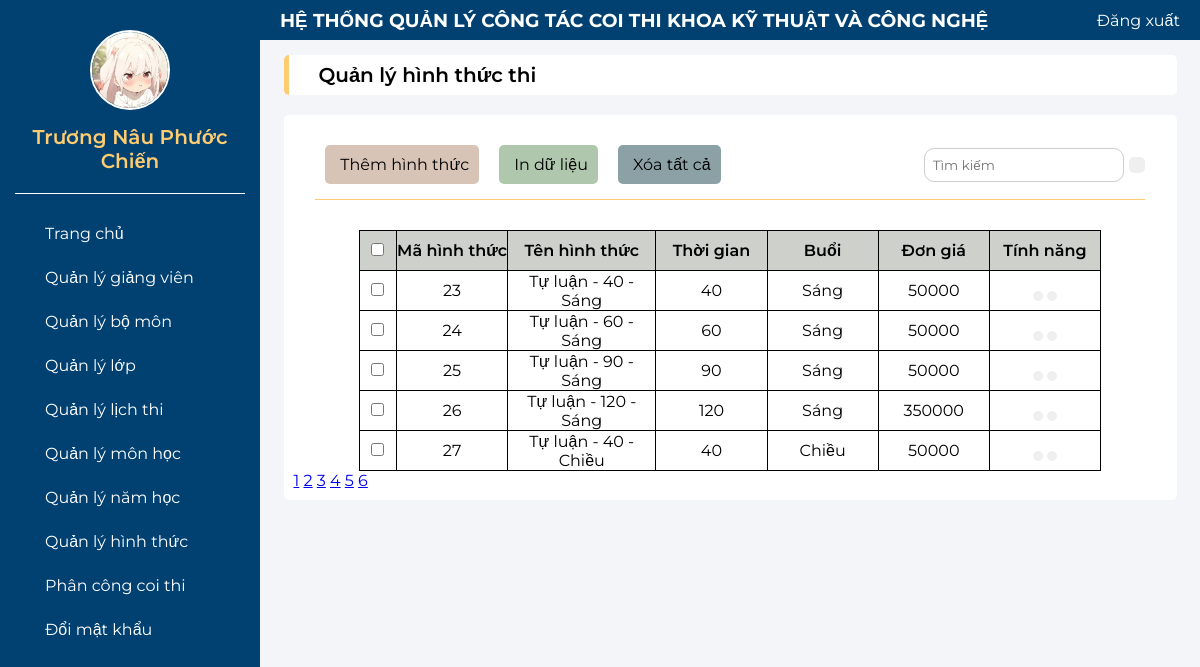
Screenshot of /test.php (signed in) with the database file from the repository.
### tables this page shows
CREATE TABLE `hinhthuc` (
  `mahinhthuc` int(11) NOT NULL,
  `tenhinhthuc` varchar(100) NOT NULL,
  `hinhthucthi` varchar(20) NOT NULL,
  `thoigian` int(11) NOT NULL,
  `buoi` varchar(20) NOT NULL,
  `dongia` int(11) NOT NULL
);

### test.php (the view, shortened to what this page needs)
<?php
include("header_admin.php");
?>
<div>
    <div class="top-center">
        <p>Quản lý hình thức thi</p>
    </div>
    <div class="table-center">
        <div class="btn-center">
            <div class="btn-center-bt">
                <a href="#" class="button button-them">
                    <p>Thêm hình thức</p>
                </a>
                <a href="#" class="button button-in">
                    <p>In dữ liệu</p>
                </a>
                <a href="#" class="button button-xtt">
                    <p>Xóa tất cả</p>
                </a>
            </div>
            <div class="btn-center-search">
                <input type="text" name="tendn" placeholder="Tìm kiếm" required>
                <button type="submit"><ion-icon name="search-outline"></ion-icon></button>
            </div>
        </div>
        <div class="table">
            <table width="85%" class="table-content">
                <tr style="background-color:#CDD0CB; font-weight:600;">
                    <td width="5%" height="40px"><input type="checkbox"></td>
                    <td width="15%">Mã hình thức</td>
                    <td width="20%">Tên hình thức</td>
                    <td width="15%">Thời gian</td>
                    <td width="15%">Buổi</td>
                    <td width="15%">Đơn giá</td>
                    <td width="15%">Tính năng</td>
                </tr>
                <?php
                include("ketnoi.php");
                $results_per_page = 5;
                $page = isset($_GET['page']) ? $_GET['page'] : 1;
                $start_from = ($page - 1) * $results_per_page;
                $sql = "SELECT * FROM hinhthuc LIMIT $start_from, $results_per_page";
                $kq = mysqli_query($conn, $sql) or die("Không thể xuất thông tin người dùng " . mysqli_error());
                while ($row = mysqli_fetch_array($kq)) {
                    echo "<tr>";
                    echo "<td height='40px'><input type='checkbox'></td>";
                    echo "<td>" . $row["mahinhthuc"] . "</td>";
                    $usern = $row["mahinhthuc"];
                    echo "<td>" . $row["tenhinhthuc"] . "</td>";
                    echo "<td>" . $row["thoigian"] . "</td>";
                    echo "<td>" . $row["buoi"] . "</td>";
                    echo "<td>" . $row["dongia"] . "</td>";
                    echo "<td class='table-icon'>
                    <a href='sua.php?user=$usern'><button><ion-icon name='create-outline'></ion-icon></button></a>
                    <a href='xoa.php?user=$usern'><button><ion-icon name='trash-outline'></button></ion-icon></a>
                    </td>";
                    echo "</tr>";
                }
                ?>
            </table>
        </div>
        <?php
        $sql = "SELECT COUNT(*) AS total FROM hinhthuc";
        $result = mysqli_query($conn, $sql);
        $row = mysqli_fetch_assoc($result);
        $total_pages = ceil($row["total"] / $results_per_page);
        echo "<div class='sotrang'>";
        for ($i = 1; $i <= $total_pages; $i++) {
            echo "<a href='test.php?page=$i'>$i</a> ";
        }
        echo "</div>";
        ?>
    </div>
</div>

### header_admin.php (shortened to what this page needs)
<!DOCTYPE html>
<html lang="en">
<head>
    <link rel="stylesheet" href="css_admin.css">
</head>
<body>
    <?php
    include("ketnoi.php");
    $userlogin = $_SESSION["admin"];
    $sql2 = "select * from admin where email='" . $userlogin . "'";
    $kq2 = mysqli_query($conn, $sql2) or die("Không thể xuất thông tin người dùng " . mysqli_error());
    $admin_login =  mysqli_fetch_array($kq2);
    ?>
    <div class="container">
        <div class="b-left">
            <div class="b-ava">
                <img src="<?php echo $admin_login["hinhdaidien"]; ?>" alt="Profile Picture">
                <label><?php echo $admin_login["hoten"]; ?></label>
            </div>
            <div class="s-left">
                <a href="admin.php" class="s-left-item">
                    <p>Trang chủ</p>
                </a>
                <a href="QLGV.php" class="s-left-item">
                    <p>Quản lý giảng viên</p>
                </a>
                <a href="QLBM.php" class="s-left-item">
                    <p>Quản lý bộ môn</p>
                </a>
                <a href="QLL.php" class="s-left-item">
                    <p>Quản lý lớp</p>
                </a>
                <a href="QLLT.php" class="s-left-item">
                    <p>Quản lý lịch thi</p>
                </a>
                <a href="QLMH.php" class="s-left-item">
                    <p>Quản lý môn học</p>
                </a>
                <a href="QLNH.php" class="s-left-item">
                    <p>Quản lý năm học</p>
                </a>
                <a href="QLHT.php" class="s-left-item">
                    <p>Quản lý hình thức</p>
                </a>
                <a href="QLPCCT.php" class="s-left-item">
                    <p>Phân công coi thi</p>
                </a>
                <a href="#" class="s-left-item">
                    <p>Đổi mật khẩu</p>
                </a>
            </div>
        </div>
        <div class="b-right">
            <div class="s_dx">
                <h3>HỆ THỐNG QUẢN LÝ CÔNG TÁC COI THI KHOA KỸ THUẬT VÀ CÔNG NGHỆ</h3>
                <a href="logout.php" class="s_dx_item">
                    <p>Đăng xuất</p>
                </a>
            </div>
            <div class="content">

### css_admin.css (style rules this page uses)
* { margin: 0; padding: 0; box-sizing: border-box; font-family: 'Montserrat', sans-serif; }
html { scroll-behavior: smooth; }
.container { display: flex; height: 100vh; }
.b-right { display: flex; flex-direction: column; flex: 1; height: 100%; }
.b-left { width: 260px; background-color: #004172; height: 100%; padding: 30px 15px; }
.b-ava img { width: 80px; height: 80px; display: block; border-radius: 50%; margin: 0 auto; border: 2px solid #ffffff; margin-bottom: 15px; }
.b-ava { font-size: 20px; font-weight: 600; color: #FFCC70; margin: 0 auto; text-align: center; border-bottom: 1px solid #ffffff; padding-bottom: 20px; }
.s-left { display: flex; flex-direction: column; gap: 5px; padding-top: 20px; }
.s-left-item { display: flex; align-items: center; color: #ffffff; gap: 15px; padding: 10px 10px; }
.s-left-item { color: #ffffff; text-decoration: none; }
.s_dx { display: flex; justify-content: space-between; align-items: center; padding: 0 20px; width: 100%; background-color: #004172; height: 40px; color: #ffffff; }
.s_dx_item { display: flex; align-items: center; color: #ffffff; gap: 15px; padding: 10px 0; align-items: center; text-decoration: none; }
.content { height: 100%; overflow-y: auto; flex: 1; background-color: #f4f5f8; }
.top-center { display: flex; align-items: center; width: 95%; background-color: #ffffff; height: 40px; padding-left: 30px; margin: 0 auto; border-radius: 5px; margin-top: 15px; margin-bottom: 20px; border-left: 5px solid #FFCC70; }
.top-center p { color: #000000; font-weight: 600; font-size: 20px; }
.table-center { display: flex; width: 95%; background-color: #ffffff; margin: 0 auto; border-radius: 5px; padding: 10px 10px; flex-direction: column; margin-bottom: 20px; }
.btn-center { display: flex; justify-content: space-between; align-items: center; width: 95%; margin: 10px auto; border-bottom: 1px solid #FFCC70; padding-bottom: 5px; }
.btn-center-bt { display: flex; align-items: center; }
.button { display: flex; align-items: center; margin: 10px; gap: 5px; border-radius: 5px; justify-content: center; padding: 10px 10px; text-decoration: none; color: black; }
.button-them { background-color: #D8C4B6; }
.button-in { background-color: #AFC8AD; }
.button-xtt { background-color: #8CA1A5; }
.btn-center-search { display: flex; align-items: center; gap: 5px; }
.btn-center-search input { padding: 8px 8px; border-radius: 10px; border: none; width: 200px; color: darkgrey; background-color: EEEEEE; border: 1px solid #CDD0CB; display: flex; }
.btn-center-search button { padding: 8px 8px; border-radius: 5px; border: none; }
table, th, td { border: 1px solid black; text-align: center; }
.table-content { border-collapse: collapse; text-align: center; margin: 0 auto; margin-top: 20px; }
.table-icon button { padding: 5px 5px; border-radius: 5px; border: none; }

### rows the page displays
hinhthuc: mahinhthuc "23", tenhinhthuc "Tự luận - 40 - Sáng", thoigian "40", buoi "Sáng", dongia "50000"
hinhthuc: mahinhthuc "24", tenhinhthuc "Tự luận - 60 - Sáng", thoigian "60", buoi "Sáng", dongia "50000"
hinhthuc: mahinhthuc "25", tenhinhthuc "Tự luận - 90 - Sáng", thoigian "90", buoi "Sáng", dongia "50000"
hinhthuc: mahinhthuc "26", tenhinhthuc "Tự luận - 120 - Sáng", thoigian "120", buoi "Sáng", dongia "350000"
hinhthuc: mahinhthuc "27", tenhinhthuc "Tự luận - 40 - Chiều", thoigian "40", buoi "Chiều", dongia "50000"

### other values shown
$admin_login["hoten"] "Trương Nâu Phước Chiến"
